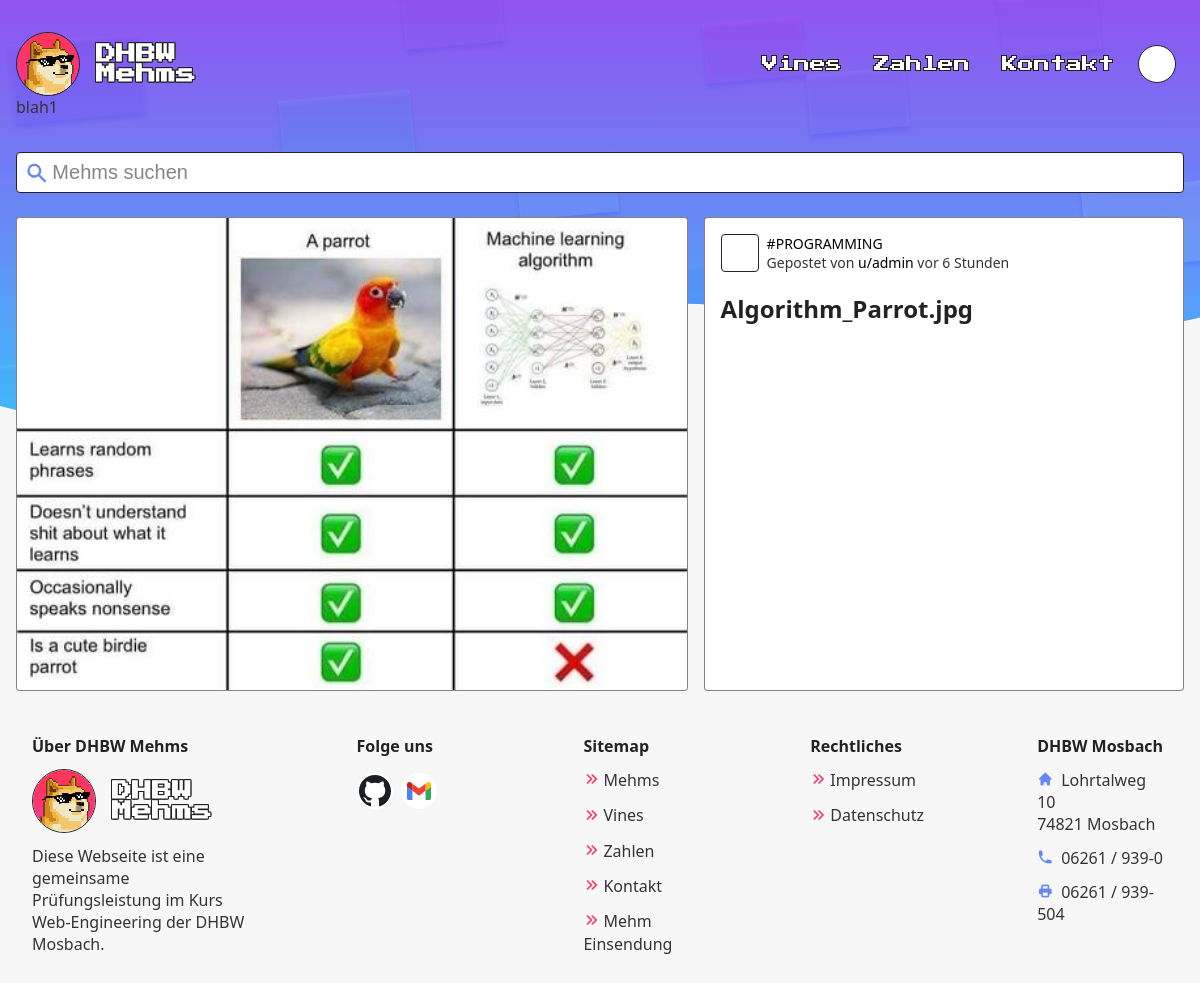
Page /mehm?id=1 on the earlier database version.
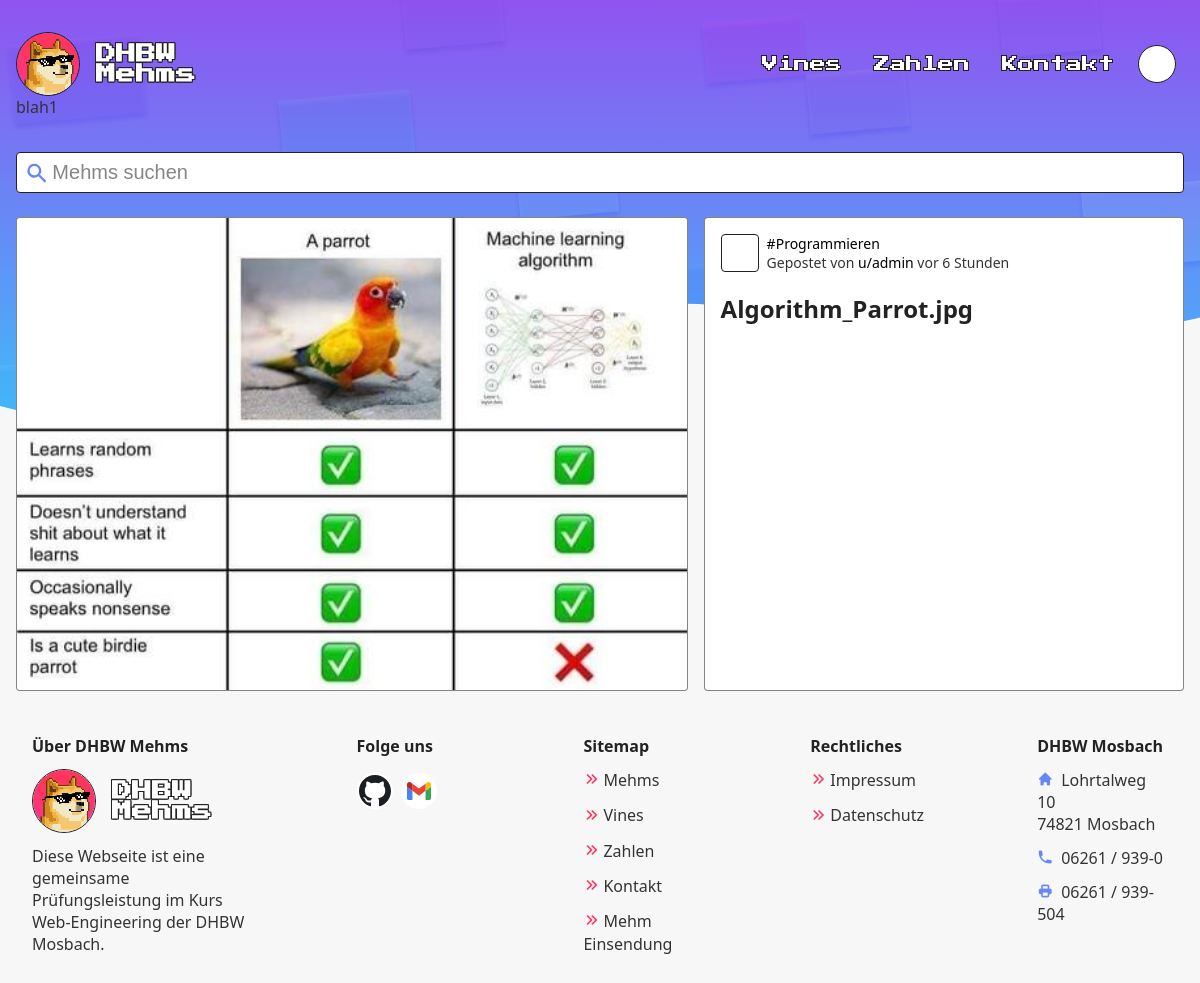
Same page on the later database version.
### tables this page shows
CREATE TABLE mehms (
                       ID integer PRIMARY KEY AUTO_INCREMENT,
                       UserID integer NOT NULL REFERENCES Users(ID),
                       Path text NOT NULL UNIQUE,
                       Likes integer DEFAULT 0,
                       Type text,
                       Description text,
                       Visible boolean DEFAULT FALSE,
                       VisibleOn timestamp
);

CREATE TABLE users (
                       ID integer PRIMARY KEY AUTO_INCREMENT,
                       Name text UNIQUE NOT NULL,
                       Password text NOT NULL,
                       Type text NOT NULL
);

### scripts/Database.php (called while the page is built, shortened)
<?php
class Database
{
    public function connectToDatabase()
    {
        $mysql_host = "localhost";
        $mysql_database = "main";
        $mysql_user = "root";
        $mysql_password = "";
        try {
            $this->database = new PDO("mysql:host=$mysql_host;dbname=$mysql_database", $mysql_user, $mysql_password);
        } catch (PDOException $exception) {
            $this->setupDatabase(new PDO("mysql:host=$mysql_host;dbname=", $mysql_user, $mysql_password));
            $this->database = new PDO("mysql:host=$mysql_host;dbname=$mysql_database", $mysql_user, $mysql_password);
        }
    }
}

### mehm.php (the view, shortened to what this page needs)
<!DOCTYPE html>
<html lang="de">
<head>
  <link rel="stylesheet" href="./styles/toolbar.css">
  <link rel="stylesheet" href="./styles/mehm.css">
  <?php include("includes/meta.php"); ?>
</head>
<body>
  <?php
  require_once 'scripts/Database.php';
  $db = new Database();
  function getMehm($id, $admin): array {
    $query = 'SELECT *, mehms.Type as Type FROM mehms LEFT JOIN Users u ON mehms.UserID = u.ID WHERE mehms.ID = ' . $id;
    global $db;
    try {
      return $db->database->query($query)->fetchAll();
    } catch (PDOException $e) {
      return [];
    }
  }
  function timeElapsedString($datetime, $level = 1) {
    $now = new DateTime;
    $ago = new DateTime($datetime);
    $diff = $now->diff($ago);
    $diff->w = floor($diff->d / 7);
    $diff->d -= $diff->w * 7;
    $string = array(
      'y' => ["Jahr", "Jahren"],
      'm' => ["Monat", "Monaten"],
      'w' => ["Woche", "Wochen"],
      'd' => ["Tag", "Tagen"],
      'h' => ["Stunde", "Stunden"],
      'i' => ["Minute", "Minuten"],
      's' => ["Sekunde", "Sekunden"],
    );
    foreach ($string as $k => &$v) {
      if ($diff->$k) {
        $v = $diff->$k . ' ' . ($diff->$k > 1 ? $v[1] : $v[0]);
      } else {
        unset($string[$k]);
      }
    }
    $string = array_slice($string, 0, $level);
    return $string ? 'vor ' . implode(', ', $string) : 'gerade eben';
  }
  $id = isset($_GET["id"]) ? $_GET["id"] : "";
  $mehms = getMehm($id, true);
  $mehm = $mehms[0];
  include("includes/header.php");
  ?>
  <main class="container">
    <form id="query" name="query" action="." method="GET" class="toolbar">
      <?php include("includes/toolbar/search-box.php"); ?>
    </form>
    <div class="content">
      <div class="paperlike mehm">
        <img src="<?php echo "./assets/mehms/" . $mehm["Path"] ?>" alt="<?php echo $mehm["Description"] ?>">
      </div>
      <aside class="paperlike meta">
        <div class="posted">
          <div class="profile-picture">
            <svg height="36" data-jdenticon-value="<?php echo $mehm["Name"] ?>"></svg>
          </div>
          <div class="posted-text">
            <p><?php echo '<a class="underline" href="./?filter=' . $mehm["Type"] . '">#' . $mehm["Type"] . '</a>' ?></a> <br> Gepostet von <?php echo '<a class="underline" href="./?filter=name&search=u%2F' . $mehm["Name"] . '">u/' . $mehm["Name"] . "</a> " . timeElapsedString($mehm["VisibleOn"]) ?></p>
          </div>
        </div>
        <h1><?php echo $mehm["Path"] ?></h1>
      </aside>
    </div>
  </main>
  <?php include("includes/footer.php"); ?>
</body>
</html>

### includes/meta.php (shortened to what this page needs)
<link rel="stylesheet" href="./styles/global.css">

### includes/header.php (shortened to what this page needs)
<div id="header-wrapper">
  <header class="container">
    <div>
      <a href="./" class="logo">
        <?php
          if (isset($_SESSION["loggedin"]) && $_SESSION["loggedin"]) {
            echo '<script src="https://cdn.jsdelivr.net/npm/jdenticon@3.1.1/dist/jdenticon.min.js"></script>
            <svg height="64" data-jdenticon-value='.$_SESSION["username"].'></svg>';
          } else {
            echo "<img src='./assets/logo.png' alt='Dogo the Logo' height='62'>";
          }
        ?>
        <div>
          <div>
            <?php if (isset($_SESSION["loggedin"]) && $_SESSION["loggedin"]) {
              echo $_SESSION["username"];
            } else {
              echo "DHBW </div><div> Mehms";
            }
            ?>
          </div>
        </div>
      </a>
      <div class="flex">
        <nav>
          <a href="vines">Vines</a>
          <a href="zahlen">Zahlen</a>
          <a href="kontakt">Kontakt</a>
        </nav>
        <a class="box" href="login">
          <svg xmlns="http://www.w3.org/2000/svg" viewBox="0 0 20 20" fill="currentColor">
            <path fill-rule="evenodd" d="M3 3a1 1 0 011 1v12a1 1 0 11-2 0V4a1 1 0 011-1zm7.707 3.293a1 1 0 010 1.414L9.414 9H17a1 1 0 110 2H9.414l1.293 1.293a1 1 0 01-1.414 1.414l-3-3a1 1 0 010-1.414l3-3a1 1 0 011.414 0z" clip-rule="evenodd" />
          </svg>
        </a>
      </div>
    </div>
    <div>
      <div>blah1</div>
    </div>
  </header>
</div>
<div class="header-spacer"></div>

### includes/toolbar/search-box.php
<?php $search = isset($_GET["search"]) ? $_GET["search"] : ""; ?>
<div class="search-box">
  <svg xmlns="http://www.w3.org/2000/svg" class="i-search" viewBox="0 0 20 20" fill="currentColor">
    <path fill-rule="evenodd" d="M8 4a4 4 0 100 8 4 4 0 000-8zM2 8a6 6 0 1110.89 3.476l4.817 4.817a1 1 0 01-1.414 1.414l-4.816-4.816A6 6 0 012 8z" clip-rule="evenodd" />
  </svg>
  <input name="search" type="text" spellcheck="false" autocomplete="off" placeholder="Mehms suchen" value="<?php echo $search ?>">
</div>

### includes/footer.php
<footer class="container">
  <div class="container">
    <div>
      <section class="about">
        <p><strong>Über DHBW Mehms</strong></p>
        <div class="logo">
          <img src="./assets/logo.png" alt="Dogo the Logo" height="62">
          <div>
            <div>DHBW</div>
            <div>Mehms</div>
          </div>
        </div>
        <p>Diese Webseite ist eine gemeinsame Prüfungsleistung im Kurs Web-Engineering der DHBW Mosbach.</p>
      </section>
      <section>
        <p><strong>Folge uns</strong></p>
        <div class="social-icons">
          <a href="https://github.com/xSuffix/dhbw-memes" target="_blank" rel="noopener">
            <img src="./assets/icons/github.svg" alt="GitHub" width="32">
          </a>
          <a href="mailto:mehms4DHBW@gmail.com">
            <img src="./assets/icons/gmail.svg" alt="Mail" width="24">
          </a>
        </div>
      </section>
      <section class="sitemap">
      <p><strong>Sitemap</strong></p>
        <p><a href="./">Mehms</a></p>
        <p><a href="vines">Vines</a></p>
        <p><a href="zahlen">Zahlen</a></p>
        <p><a href="kontakt">Kontakt</a></p>
        <p><a href="mehm-einsendung">Mehm Einsendung</a></p>
      </section>
      <section class="sitemap">
        <p><strong>Rechtliches</strong></p>
        <p><a href="impressum">Impressum</a></p>
        <p><a href="datenschutz">Datenschutz</a></p>
      </section>
      <section>
        <p><strong>DHBW Mosbach</strong></p>
        <p><a href="https://goo.gl/maps/TvTZgwM64HwZpfdLA" target="_blank" rel="noopener"><span class="h-icon i-home"></span>Lohrtalweg 10<br>74821 Mosbach</a></p>
        <p><a href="tel:+4962619390"><span class="h-icon i-phone"></span>06261 / 939-0</a></p>
        <p><a href="fax:+4962619390"><span class="h-icon i-printer"></span>06261 / 939-504</a></p>
      </section>
    </div>
  </div>
</footer>

### styles/toolbar.css (style rules this page uses)
.toolbar { position: sticky; top: 0; z-index: 8; padding: 8px 0; margin-bottom: 1rem; transition: top 0.2s; display: flex; flex: 1 1 300px; gap: 0.75rem; }
.search-box { background: var(--color-bg2); border: 1px solid var(--color-border); padding: 4px 8px; display: flex; align-items: center; border-radius: 4px; flex: inherit; }
.search-box .i-search { height: 24px; color: var(--color-primary); }
.search-box input { width: 100%; }
.search-box input { outline: 0; border: 0; color: var(--color-p); font-size: 1.25rem; background: transparent; width: 100%; padding: 4px; }
.search-box input::placeholder { color: var(--color-p-a); }

### styles/mehm.css (style rules this page uses)
main .content { display: flex; flex-direction: column-reverse; gap: 1rem; background: var(--color-bg2-a); border: 1px solid var(--color-p-a); border-radius: 4px; padding: 1rem; }
main .paperlike { border-radius: 4px; }
main .mehm { flex: 1 1 60%; display: flex; justify-content: center; }
main .mehm img { padding: 0; overflow: hidden; width: 100%; object-fit: contain; max-width: 100%; max-height: 768px; border-radius: 4px; display: block; }
main .meta { flex: 0 1 40%; }
main .posted { display: flex; min- }
main .posted-text { display: flex; align-items: center; font-size: 0.875rem; }
main .profile-picture { display: flex; justify-content: center; align-items: center; background: #fff; width: 36px; min-width: 36px; height: 36px; border: 1px solid var(--color-border); border-radius: 4px; overflow: hidden; margin-right: 8px; }
main p { margin: 0; word-wrap: break-word; }
main h1 { word-break: break-all; }
@media (min-width: 960px) { main .content { flex-direction: row; background: none; border: none; padding: 0; } }
@media (min-width: 960px) { main .paperlike { background: var(--color-bg2-a); border: 1px solid var(--color-p-a); } }
@media (min-width: 960px) { main .meta { padding: 1rem; } }

### mehm.php (style rules this page uses)
:root { --banner-top: #b167eb; --banner-bottom: #4bd8f6; }

Differences in the rows shown:
changed mehms "Algorithm_Parrot.jpg": Type "PROGRAMMING" → "Programmieren"
